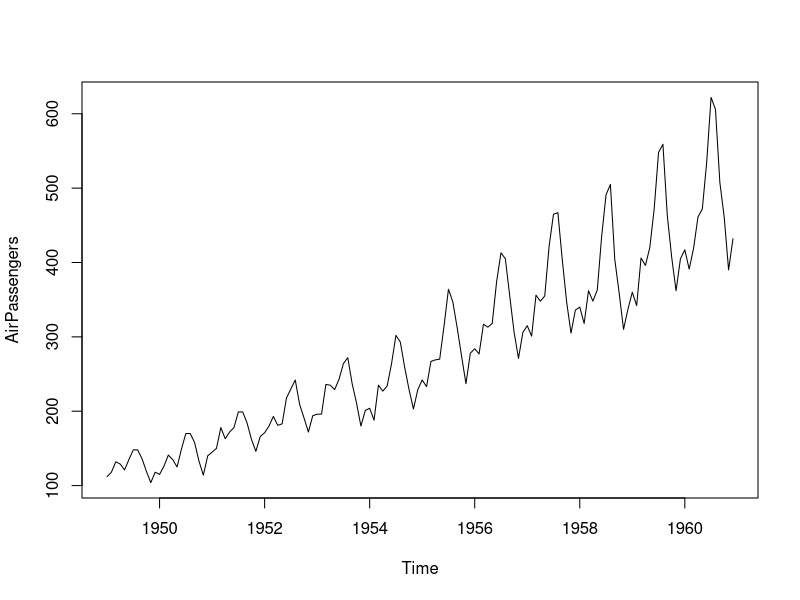
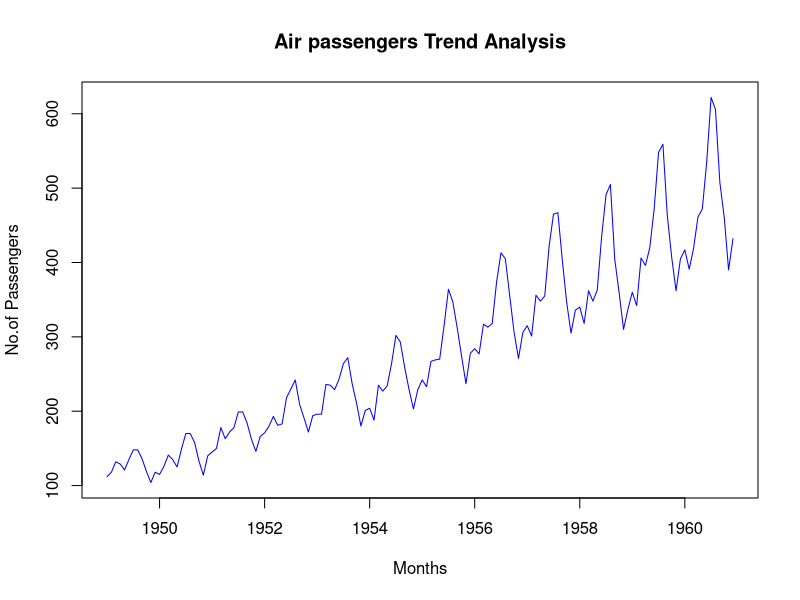
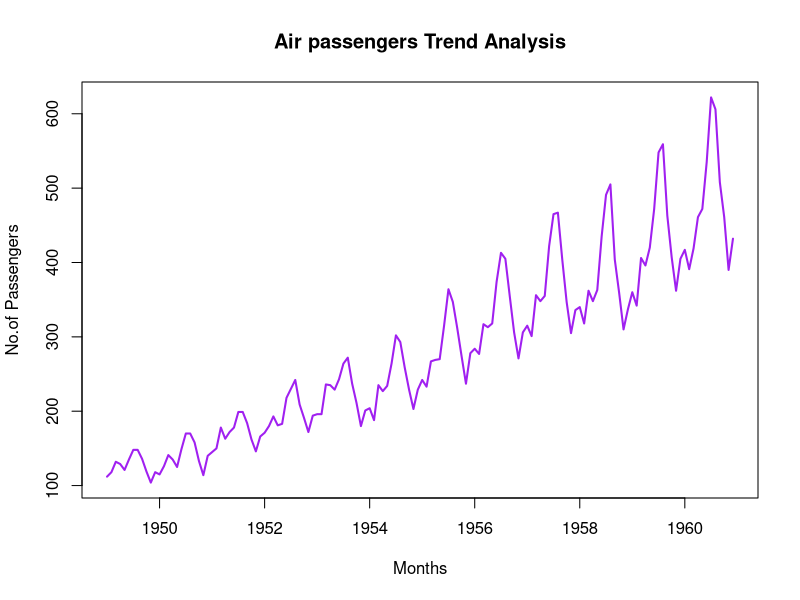
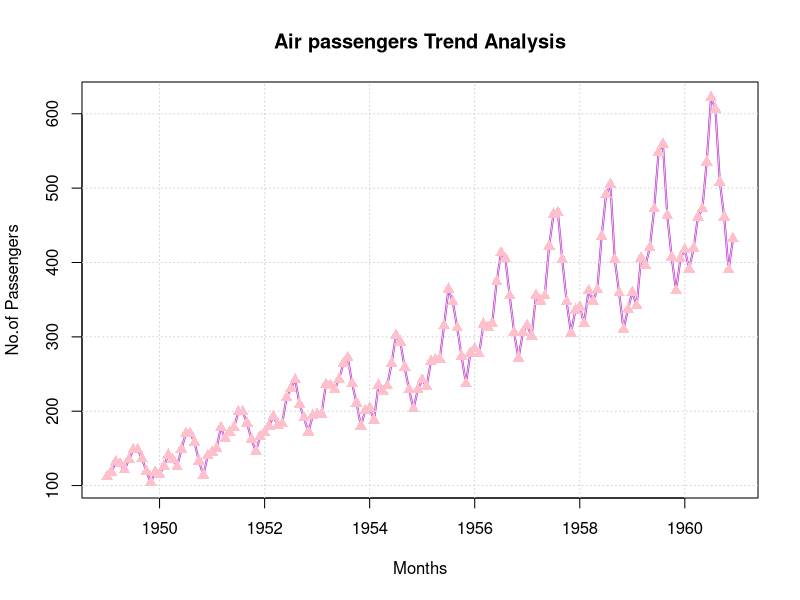
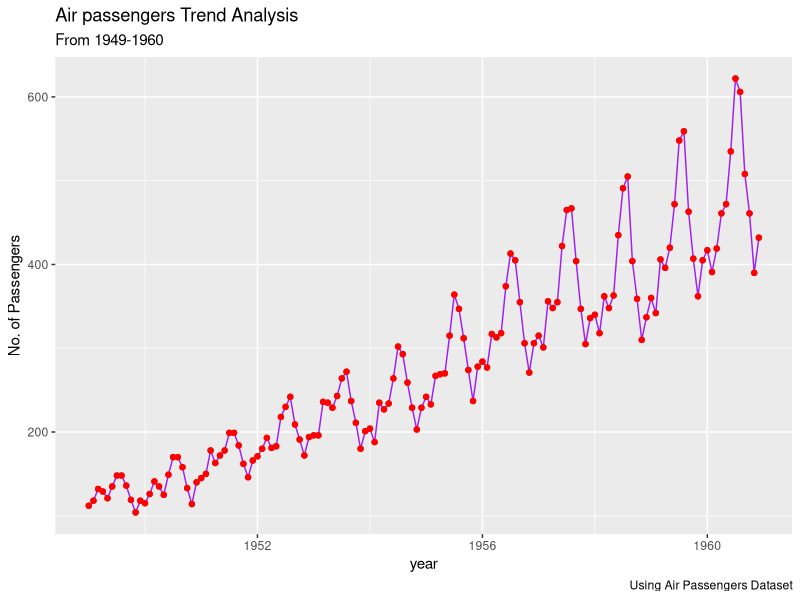
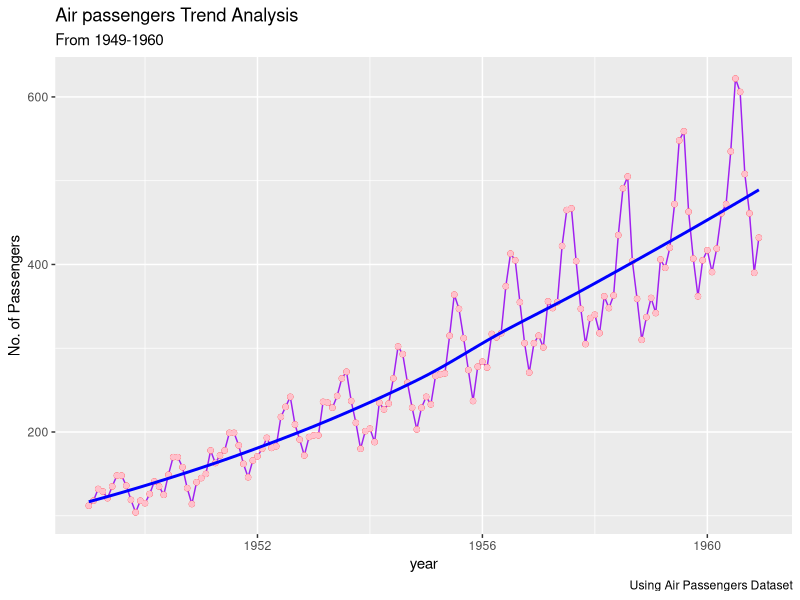

Generate these figures, in order, with R:
#load the dataset
?AirPassengers

#verify the dataset
class(AirPassengers)
View(AirPassengers)


#Covert the data set into dataframe
ap_df <- data.frame(
  year = time(AirPassengers),
  passengers = as.numeric(AirPassengers)
)
ap_df

ap_df_months <- data.frame(
  year = floor(time(AirPassengers)),
  month = cycle(time(AirPassengers)),
  passengers = as.numeric(AirPassengers)
)
ap_df_months

#Basic plot
plot(AirPassengers)

#plot with title, Axis labels and color
?plot
plot(AirPassengers,
     main = "Air passengers Trend Analysis",
     xlab = "Months",
     ylab = "No.of Passengers",
     col = "blue"
)

#changing the line width
plot(AirPassengers,
     type = 'l',
     lwd = 2,
     main = "Air passengers Trend Analysis",
     xlab = "Months",
     ylab = "No.of Passengers",
     col = "purple"
)


plot(AirPassengers,
     type = 'l',
     lwd = 2,
     main = "Air passengers Trend Analysis",
     xlab = "Months",
     ylab = "No.of Passengers",
     col = "purple"
)
points(AirPassengers,
       type = 'o',
       pch = 17,
       cex = 1.2,
       col = "pink")
grid()

# GGPLOT2

library(ggplot2)

ggplot(ap_df, 
       aes(year, passengers)) +
  geom_line(color = "purple", lwd=0.5) +
  geom_point(color = "red") +
  labs(
    title = "Air passengers Trend Analysis",
    caption = "Using Air Passengers Dataset",
    subtitle = "From 1949-1960",
    x = "year",
    y = "No. of Passengers",
  )+
  geom_point(color = 'red')
theme_minimal()


ggplot(ap_df, 
       aes(year, passengers)) +
  geom_line(color = "purple", lwd=0.5) +
  geom_point(color = "red") +
  labs(
    title = "Air passengers Trend Analysis",
    caption = "Using Air Passengers Dataset",
    subtitle = "From 1949-1960",
    x = "year",
    y = "No. of Passengers",
  )+
  geom_point(color = 'pink')+
  geom_smooth(se=FALSE, color = 'blue')
theme_minimal()